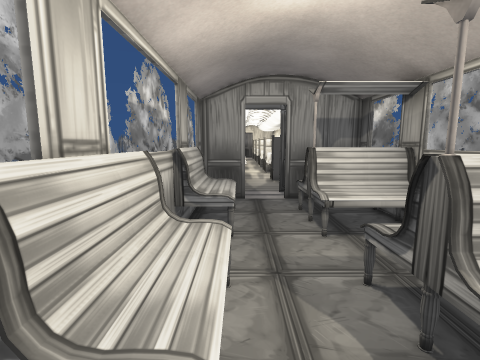
[1] (above)

15 first-person views from a walk through a Unity game level. The camera is 1.4 m above the floor, tilts 8° down and sees 85° across. The floor is counted in squares, 0.5 m on a side. Each view is taken from the middle of a square. On the plan, view 1 faces up. The plan holds only what a view shows up to about 19 squares ahead; the rest is blank. The place goes on beyond the plan. The player is left out. Some animated figures are left out. Door leaves are left out, so doorways stand open.

[2]
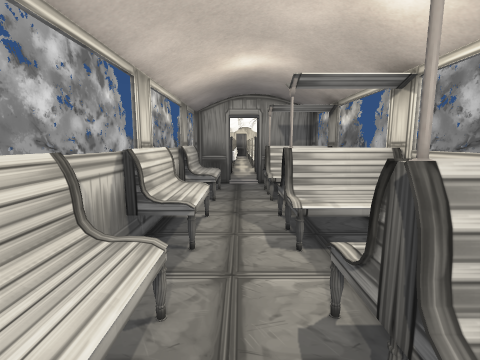

[3]
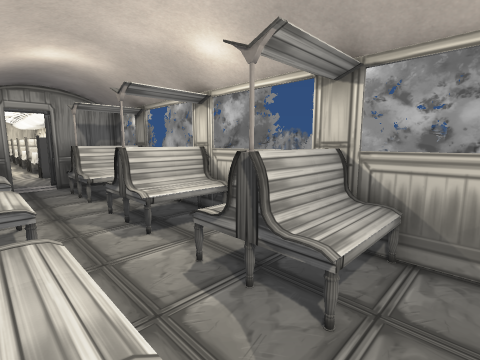

[4]
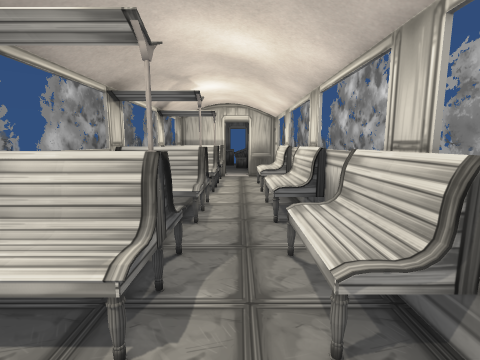

[5]
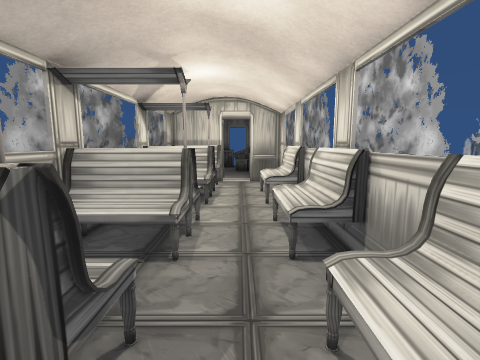

[6]
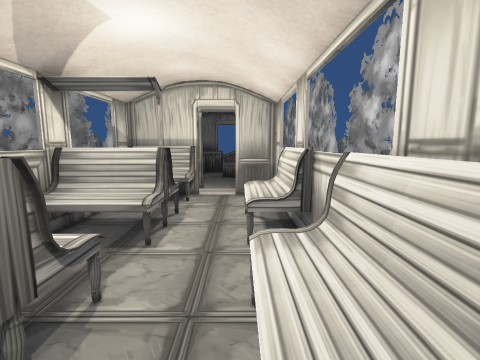

[7]
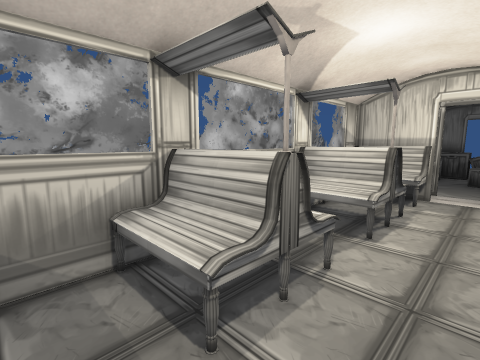

[8]
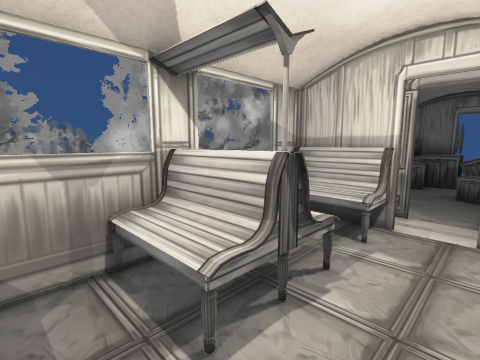

[9]
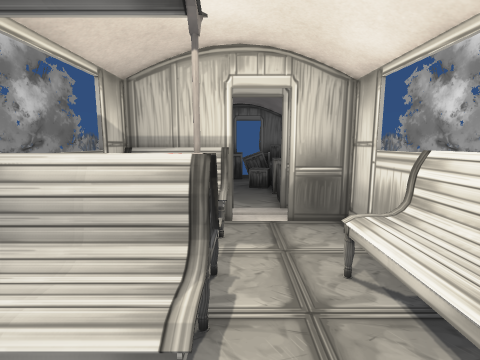

[10]
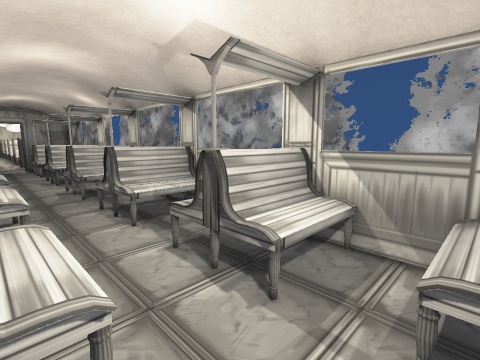

[11]
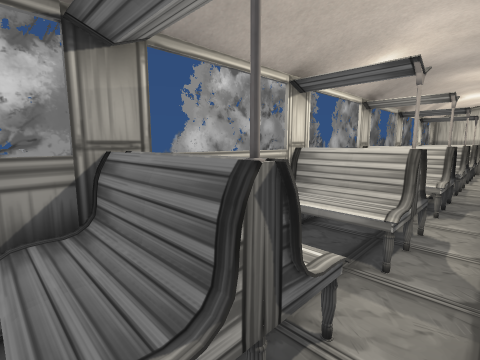

[12]
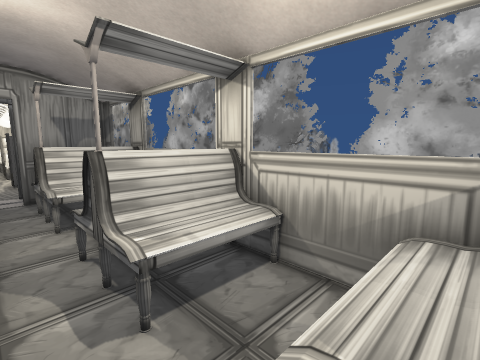

[13]
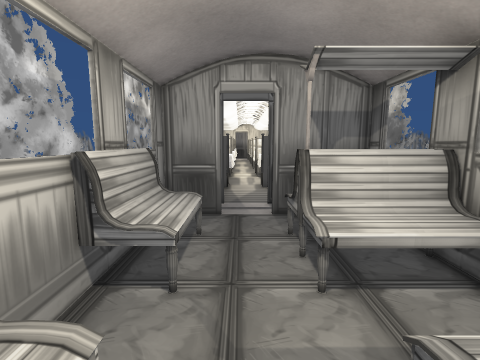

[14]
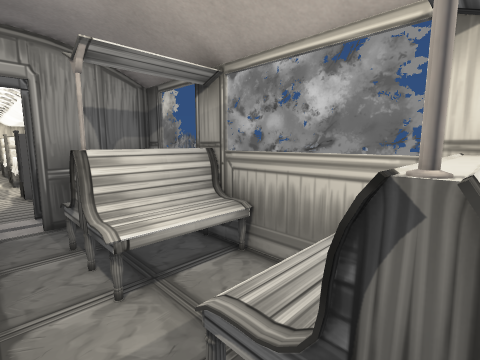

[15]
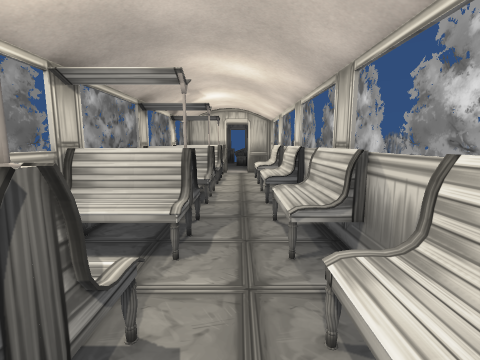

### Floor plan
Key: @ floor where view 1 was taken; # wall or solid block; x gap in a wall; . floor; = window, fence, low wall or low ledge; ^ raised ledge.
Columns run from 2 left of view 1 to 6 right of it. Each row starts with its distance up from view 1.
 15   #.#
 14   #.#
 13 ###.#####
 12 #.......#
 11 #^...^^^#
 10 #^^.x^^^^
  9 #^^.#####
  8 #^^.=^^^^
  7 #x......#
  6 =.......=
  5 #^^..^^^^
  4 #^^.x^^^^
  3 #^^.#####
  2 #^^.=^^^^
  1 #x......#
  0 =.@.....=
 -1 #^^..^^^^
 -2 #^^.x^^^^
 -3 #^^.#####
 -4 #^^.=^^^^
 -5 =.......=
 -6 =.......=
 -7 #^^..^^^^
 -8 #^^.x^^^#
 -9 #^^.=####
-10 #^^.=^^^^
-11 =.......=
-12 =.......=
-13 #^^..^^^^
-14 #^^.=^^^#
-15 #^^.=####
-16 #^^..^^^^
-17 =.......=
-18 =.......#
-19 #...=^^^^
-20 ###.#####
-21   #.#
-22   #.#
-23   #

Positions as (right, up) in squares from view 1, and headings:
1: (0, 0), facing up
2: (1, -5), facing up
3: (-1, -6), facing up-right
4: (1, 2), facing down
5: (1, -1), facing down
6: (0, -6), facing down
7: (0, -5), facing down-right
8: (0, -11), facing down-right
9: (2, -11), facing down
10: (-1, -19), facing up-right
11: (1, 11), facing down-right
12: (1, -2), facing up-right
13: (1, 3), facing up
14: (1, 3), facing up-right
15: (1, 5), facing down
